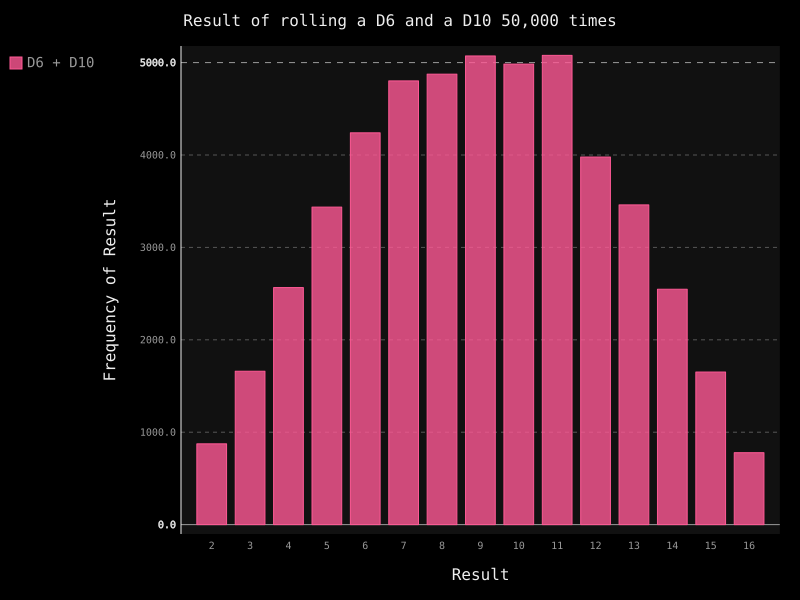

Reproduce this figure in Python.
import pygal
from die import Die

# 创建1个D6 和 1个D10
die1 = Die()
die2 = Die(10)

# 掷N次骰子 将结果存储在一个list中
results = []
for roll_num in range(50000):
    result = die1.roll() + die2.roll()
    results.append(result)


# 分析结果
frequencies = []
max_result = die1.num_sides + die2.num_sides
for value in range(2, max_result + 1):
    frequency = results.count(value)
    frequencies.append(frequency)


# 对结果进行可视化

# 直方图
hist = pygal.Bar()
# 直方图标题
hist.title = 'Result of rolling a D6 and a D10 50,000 times'
# 直方图X轴标签
hist.x_labels = ['2', '3', '4', '5', '6', '7', '8', '9', '10', '11', '12', '13', '14', '15', '16']
# 直方图X轴标题
hist.x_title = 'Result'
# 直方图Y轴标题
hist.y_title = 'Frequency of Result'

# 将值添加到图表中
hist.add('D6 + D10', frequencies)
# 保存为SVG文件 注意 只能保存为SVG文件
hist.render_to_file('different_dice.svg')
